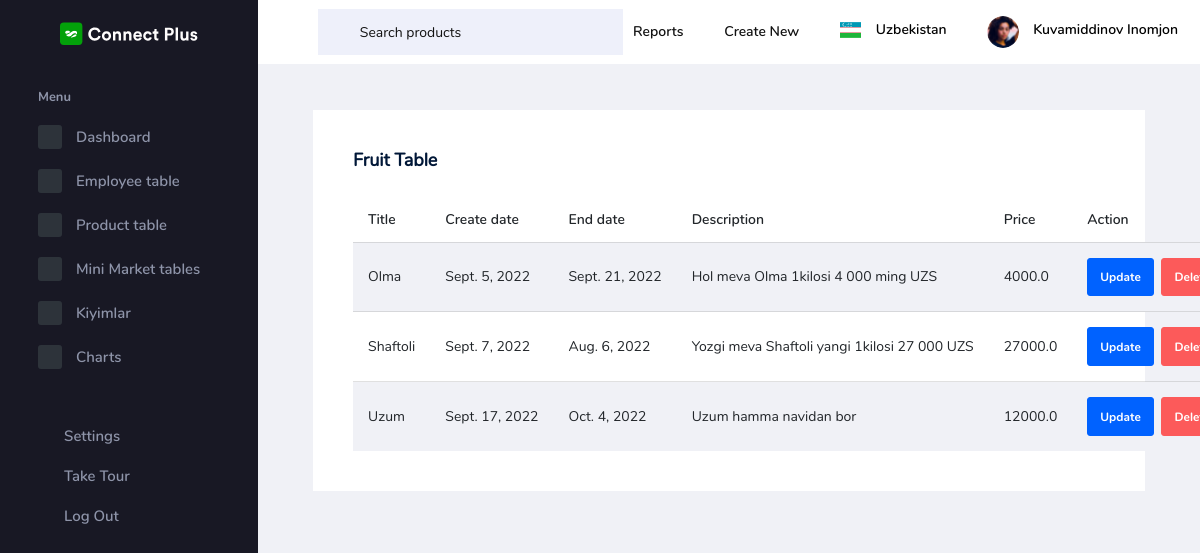
/f-table/, run on the app's committed database.
### mainapp/models.py (models this page shows, shortened)
class Fruit(models.Model):
    title = models.CharField(max_length=100)
    created_date = models.DateField()
    end_date = models.DateField()
    description = models.TextField()
    price = models.FloatField()

### mainapp/views.py (the view)
# urls.py: path('f-table/',views.fruitTable,name='f_table'),
def fruitTable(request):
    fruits = Fruit.objects.all()
    context = {
        'fruits': fruits,
    }
    return render(request,'mainapp/f-table.html',context)

### mainapp/templates/mainapp/f-table.html (shortened to what this page needs)
{% extends 'mainapp/base.html' %}
{% load static %}
{% block content %}
<div class="col-lg-12 grid-margin stretch-card">
  <div class="card">
    <div class="card-body">
      <h4 class="card-title">Fruit Table</h4>
      <table class="table table-striped">
        <thead>
          <tr>
            <th> Title </th>
            <th> Create date </th>
            <th> End date </th>
            <th> Description </th>
            <th> Price </th>
            <th> Action </th>
          </tr>
        </thead>
        <tbody>
          {% for fruit in fruits %}
          <tr>
            <td> {{ fruit.title }} </td>
            <td> {{ fruit.created_date }} </td>
            <td> {{ fruit.end_date }} </td>
            <td> {{ fruit.description }} </td>
            <td> {{ fruit.price }} </td>
            <td>
              <a href="{% url 'f_update' fruit.id %}" type="submit" class="btn btn-primary mr-1">Update</a>
              <a href="{% url 'f_delete' fruit.id %}" type="submit" class="btn btn-danger mr-1">Delete</a>
            </td>
          </tr>
          {% endfor %}
        </tbody>
      </table>
    </div>
  </div>
</div>
{% endblock %}

### data on the page
Fruit: title "Olma", created_date "Sept. 5, 2022", end_date "Sept. 21, 2022", description "Hol meva Olma 1kilosi 4 000 ming UZS", price "4000.0"
Fruit: title "Shaftoli", created_date "Sept. 7, 2022", end_date "Aug. 6, 2022", description "Yozgi meva Shaftoli yangi 1kilosi 27 000 UZS", price "27000.0"
Fruit: title "Uzum", created_date "Sept. 17, 2022", end_date "Oct. 4, 2022", description "Uzum hamma navidan bor", price "12000.0"
